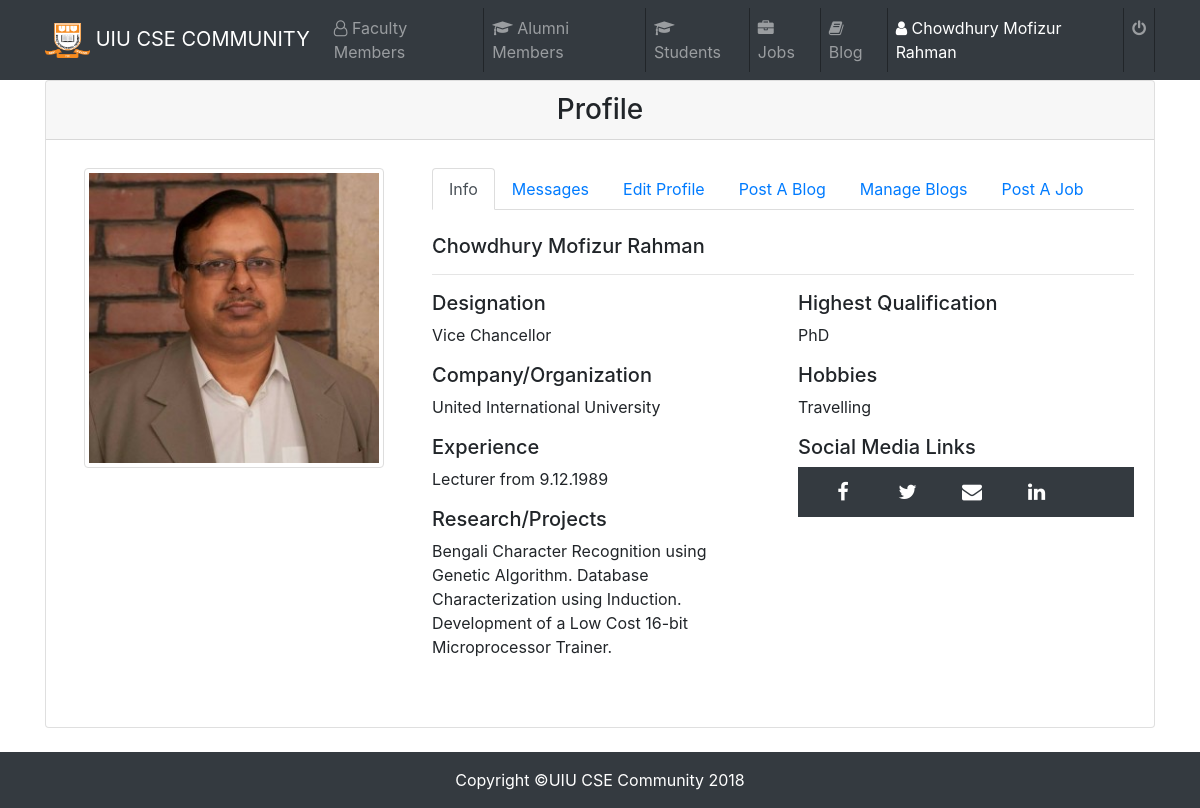
The app's page /Faculty/facultytimeline.php (signed in) with its own data.
### tables this page shows
CREATE TABLE `faculty` (
  `id` int(11) NOT NULL,
  `name` varchar(100) NOT NULL,
  `designation` varchar(100) NOT NULL,
  `email` varchar(100) NOT NULL,
  `qualification` varchar(50) NOT NULL,
  `company` varchar(50) NOT NULL,
  `experience` varchar(100) NOT NULL,
  `projects` varchar(500) NOT NULL,
  `hobby` varchar(100) NOT NULL,
  `fbID` varchar(500) NOT NULL,
  `twitterID` varchar(500) NOT NULL,
  `linkedInID` varchar(500) NOT NULL,
  `password` varchar(20) NOT NULL,
  `facultyPhoto` varchar(500) NOT NULL
);

### Faculty/facultytimeline.php (the view, shortened to what this page needs)
<?php
  require_once ('../dbConnect.php');
  $user = $_SESSION['email'];
  $sql1 = $conn->query("SELECT * FROM `faculty` WHERE (email = '$user') ");
  $result1 = mysqli_fetch_array($sql1);
 ?>
<!DOCTYPE html>
<html lang="en">
  <head>
    <link href="vendor/bootstrap/css/bootstrap.min.css" rel="stylesheet">
    <link href="css/blog-home.css" rel="stylesheet">
    <link rel="stylesheet" type="text/css" href="css/custom.css">
    <link rel="stylesheet" href="https://cdnjs.cloudflare.com/ajax/libs/font-awesome/4.7.0/css/font-awesome.min.css">
    <link href="http://maxcdn.bootstrapcdn.com/font-awesome/4.2.0/css/font-awesome.min.css" rel="stylesheet">
    <link rel="stylesheet" type="text/css" href="css/socialicon.css">
  </head>
  <body>
   <nav class="navbar navbar-expand-lg navbar-dark bg-dark fixed-top">
      <div class="container">
        <a class="navbar-brand" href="#"><img src="img/uiu.png" height="35" width="45" alt=""> UIU CSE COMMUNITY</a>
        <div class="collapse navbar-collapse" id="navbarResponsive">
          <ul class="navbar-nav ml-auto">
            <li class="nav-item"  style="border-right: 1px solid;">
              <a class="nav-link" href="faculty.php"><i class="fa fa-user-o" aria-hidden="true"></i> Faculty Members</a>
            </li>
            <li class="nav-item"  style="border-right: 1px solid;">
              <a class="nav-link" href="alumni.php"><i class="fa fa-graduation-cap" aria-hidden="true"></i> Alumni Members</a>
            </li>
            <li class="nav-item"  style="border-right: 1px solid;">
              <a class="nav-link" href="students.php"><i class="fa fa-graduation-cap" aria-hidden="true"></i> Students</a>
            </li>
            <li class="nav-item" style="border-right: 1px solid;">
              <a class="nav-link" href="job/job.php"><i class="fa fa-briefcase" aria-hidden="true"></i> Jobs</a>
            </li>
            <li class="nav-item" style="border-right: 1px solid;">
              <a class="nav-link" href="blog/blog.php"><i class="fa fa-book" aria-hidden="true"></i> Blog</a>
            </li>
            <li class="nav-item active"  style="border-right: 1px solid;">
              <a class="nav-link" href="#"><i class="fa fa-user" aria-hidden="true"></i> <?php echo $result1['name']; ?><span class="sr-only">(current)</span></a>
            </li>
            <li class="nav-item"  style="border-right: 1px solid;">
              <a class="nav-link" href="logout.php"><i class="fa fa-power-off" aria-hidden="true"></i></a>
            </li>
          </ul>
        </div>
      </div>
   </nav>
    <div class="container">
      <div class="card my-4">
          <h3 align="center" class="card-header">Profile</h3>
          <div class="card-body">
            <div class="row my-2">
                <div class="col-lg-8 order-lg-2">
                    <ul class="nav nav-tabs">
                        <li class="nav-item">
                            <a href="" data-target="#profile" data-toggle="tab" class="nav-link active">Info</a>
                        </li>
                        <li class="nav-item">
                            <a href="" data-target="#messages" data-toggle="tab" class="nav-link">Messages</a>
                        </li>
                        <li class="nav-item">
                            <a href="" data-target="#edit" data-toggle="tab" class="nav-link">Edit Profile</a>
                        </li>
                        <li class="nav-item">
                            <a href="" data-target="#blogpost" data-toggle="tab" class="nav-link">Post A Blog</a>
                        </li>
                        <li class="nav-item">
                            <a href="" data-target="#manageblog" data-toggle="tab" class="nav-link">Manage Blogs</a>
                        </li>
                        <li class="nav-item">
                            <a href="" data-target="#postjob" data-toggle="tab" class="nav-link">Post A Job</a>
                        </li>
                    </ul>
                    <div class="tab-content py-4">
                        <div class="tab-pane active" id="profile">
                                <h5 class="mb-3"><?php echo $result1['name']; ?></h5>
                                <hr>
                                <div class="row">
                                    <div class="col-md-6">
                                        <h5>Designation</h5>
                                        <p><?php echo $result1['designation']; ?></p>
                                        <h5>Company/Organization</h5>
                                        <p> <?php echo $result1['company']; ?></p>
                                        <h5>Experience</h5>
                                        <p><?php echo $result1['experience']; ?></p>
                                        <h5>Research/Projects</h5>
                                        <p><?php echo $result1['projects']; ?></p>
                                    </div>
                                    <div class="col-md-6">
                                        <h5>Highest Qualification</h5>
                                        <p> <?php echo $result1['qualification']; ?></p>
                                        <h5>Hobbies</h5>
                                        <p> <?php echo $result1['hobby']; ?></p>
                                        <h5>Social Media Links</h5>
                                        <div class="col-md-12 bg-dark">
                                            <ul class="social-network social-circle">
                                                <li><a href="#" class="icoFacebook" title="Facebook"><i class="fa fa-facebook"></i></a></li>
                                                <li><a href="#" class="icoTwitter" title="Twitter"><i class="fa fa-twitter"></i></a></li>
                                                <li><a href="#" class="icoGoogle" title="Email"><i class="fa fa-envelope"></i></a></li>
                                                <li><a href="#" class="icoLinkedin" title="Linkedin"><i class="fa fa-linkedin"></i></a></li>
                                            </ul>
                                        </div>
                                    </div>
                                </div>
                            </div>
                  </div>
                </div>
                <div class="col-lg-4 order-lg-1 text-center">
                    <img class="img-thumbnail avatar avatar-original" style="-webkit-user-select:none; display:block; margin:auto;"  width="300" height="450" <?php echo "<img src='../Photos/".$result1['facultyPhoto']."'> "; ?>
                </div>
             </div>
          </div>
      </div>
  </div>
    <footer class="py-3 bg-dark">
      <div class="container">
        <p class="m-0 text-center text-white">Copyright &copy;UIU CSE Community 2018</p>
      </div>
    </footer>
  </body>
</html>

### Faculty/css/blog-home.css (style rules this page uses)
body { padding-top: 54px; }
@media (min-width: 992px) { body { padding-top: 56px; } }

### records on screen
faculty: name "Chowdhury Mofizur Rahman", designation "Vice Chancellor", company "United International University", experience "Lecturer from 9.12.1989", projects "Bengali Character Recognition using Genetic Algorithm. Database Characterization using Induction. Development of a Low Cost 16-bit Microprocessor Trainer.", qualification "PhD", hobby "Travelling", facultyPhoto (picture)
